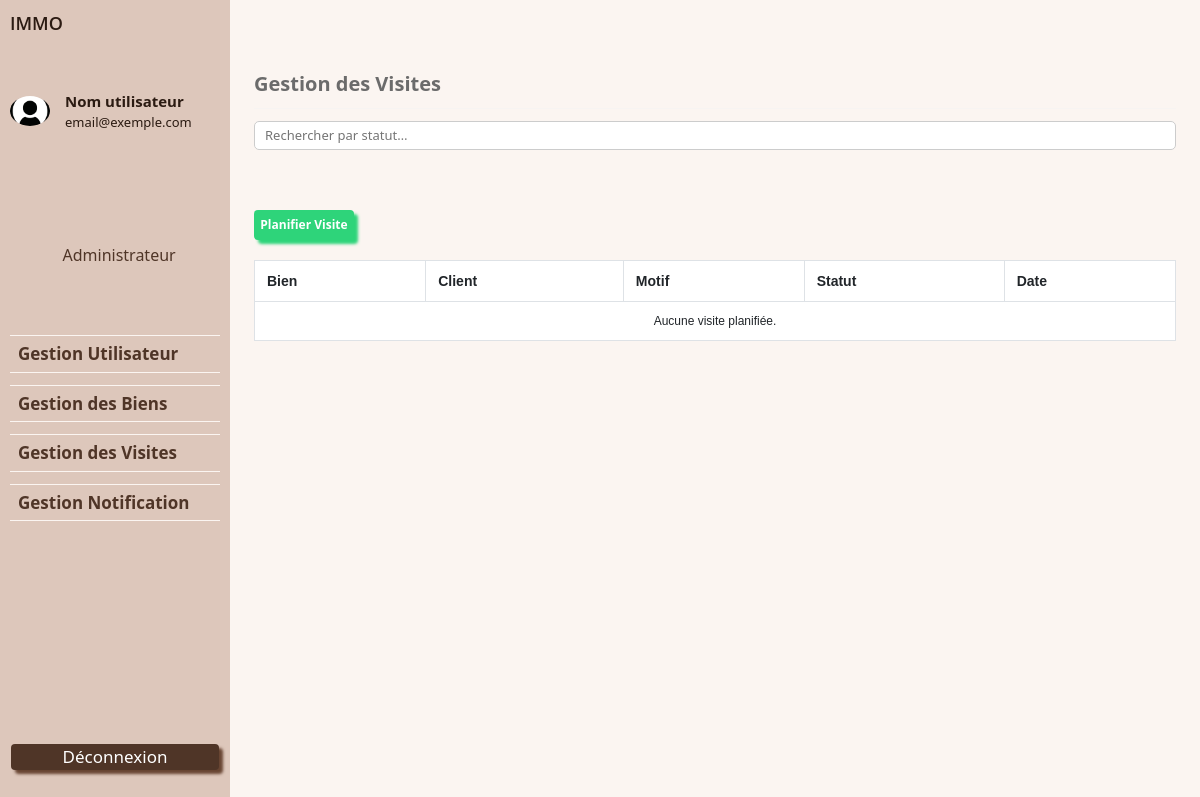
The page /pages/dashboard/gestion_visites.php on the database as committed earlier.
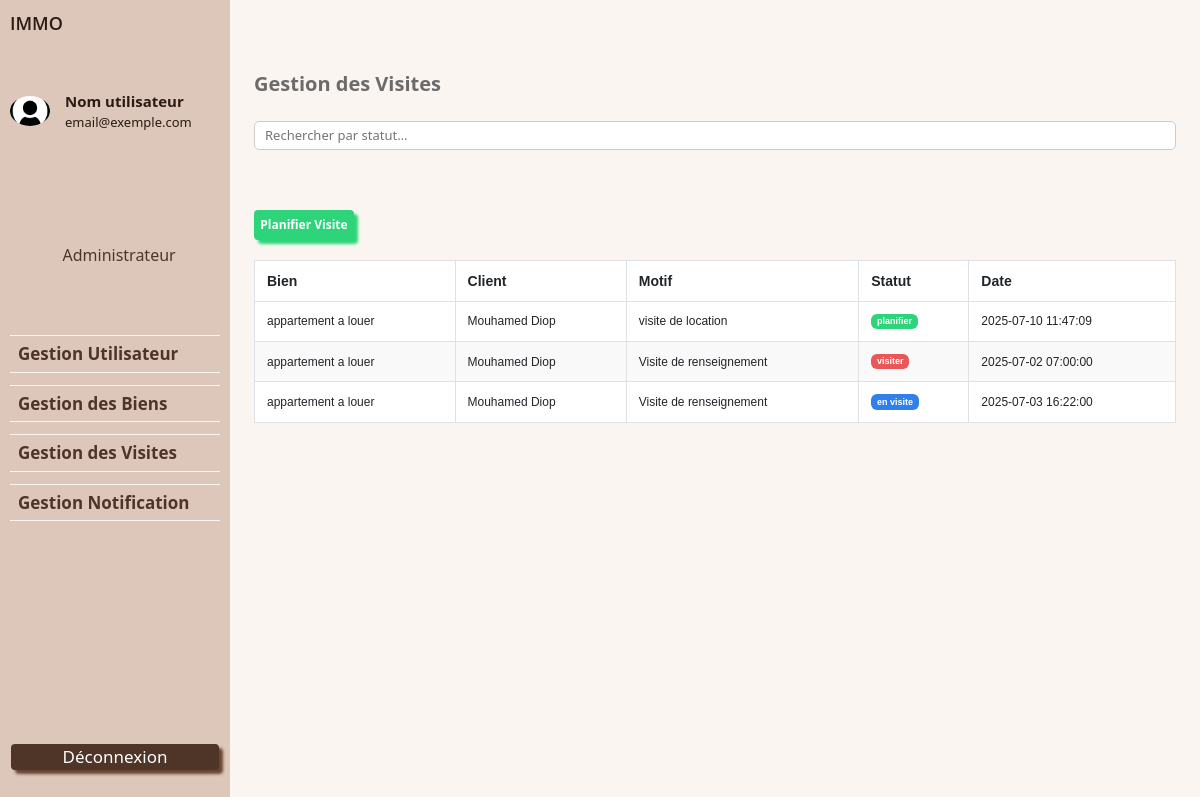
The same page on the database as committed later.
### tables this page shows
CREATE TABLE `visite` (
  `idvisite` int(11) NOT NULL,
  `Date_visite` datetime NOT NULL,
  `statut` varchar(100) NOT NULL,
  `motif_visite` varchar(255) NOT NULL,
  `date_creation` datetime NOT NULL DEFAULT current_timestamp(),
  `idutilisateur` int(11) NOT NULL,
  `idbien` int(11) NOT NULL
);

CREATE TABLE `bien` (
  `idbien` int(11) NOT NULL,
  `titre` varchar(100) NOT NULL,
  `description` text NOT NULL,
  `photo` varchar(255) NOT NULL,
  `type` varchar(100) NOT NULL,
  `surface` double NOT NULL,
  `prix` double NOT NULL,
  `localisation` varchar(255) NOT NULL,
  `status` varchar(100) NOT NULL,
  `date_creation` datetime NOT NULL DEFAULT current_timestamp()
);

CREATE TABLE `utilisateur` (
  `idutilisateur` int(11) NOT NULL,
  `nom` varchar(100) NOT NULL,
  `telephone` int(11) NOT NULL,
  `email` varchar(100) NOT NULL,
  `photo` varchar(255) DEFAULT NULL,
  `mot_de_passe` varchar(255) NOT NULL,
  `role` varchar(6) NOT NULL DEFAULT 'client',
  `actif` tinyint(1) NOT NULL DEFAULT 1,
  `date_inscription` datetime NOT NULL DEFAULT current_timestamp()
);

### CRUD/crud_visite.php (called while the page is built, shortened)
<?php
require_once("con_db.php");
function getnomUtilisateur($id)
{
    $req = "SELECT nom FROM utilisateur WHERE idutilisateur = '$id'";
    global $con;
    $result = $con->query($req);
    if ($result) {
        $row = $result->fetch_assoc();
        return $row['nom'];
    } else {
        echo "Erreur lors de la récupération du nom de l'utilisateur : " . $con->error;
        return false;
    }
}
function getnomBien($id)
{
    $req = "SELECT titre FROM bien WHERE idbien = '$id'";
    global $con;
    $result = $con->query($req);
    if ($result) {
        $row = $result->fetch_assoc();
        return $row['titre'];
    } else {
        echo "Erreur lors de la récupération du titre du bien : " . $con->error;
        return false;
    }
}
function getVisites()
{
    $req = "SELECT * FROM visite";
    global $con;
    $result = $con->query($req);
    if ($result) {
        $visites = [];
        while ($row = $result->fetch_assoc()) {
            $visites[] = $row;
        }
        return $visites;
    } else {
        echo "Erreur lors de la récupération des visites : " . $con->error;
        return false;
    }
}

### pages/dashboard/gestion_visites.php (the view, shortened to what this page needs)
<?php
require_once __DIR__ . '/../../CRUD/crud_visite.php';
require_once("menu.php");
?>
<main class="contenu-dashboard">
  <h1 class="titre-dashboard">Gestion des Visites</h1>
  <hr class="separateur" />
  <div class="zone-recherche">
    <input id="searchInput" type="text" class="barre-recherche" placeholder="Rechercher par statut…" />
    <button class="btn-ajouter" data-bs-toggle="modal" data-bs-target="#planifierModal">
      Planifier Visite
    </button>
  </div>
  <div class="table-responsive">
    <table class="table table-hover table-borderless tableau-biens">
      <thead>
        <tr>
          <th>Bien</th>
          <th>Client</th>
          <th>Motif</th>
          <th>Statut</th>
          <th>Date</th>
        </tr>
      </thead>
      <tbody>
        <?php
        $visites = getVisites();
        if ($visites) {
          foreach ($visites as $v) {
            $bien   = getnomBien($v['idbien']);
            $client = getnomUtilisateur($v['idutilisateur']);
            $idVis  = intval($v['idvisite']);
            $statut = strtolower($v['statut']);
            $classeBadge = '';
            switch ($statut) {
              case 'planifier':
                $classeBadge = 'badge-dispo';
                break;
              case 'en visite':
                $classeBadge = 'badge-visite';
                break;
              case 'visiter':
                $classeBadge = 'badge-indispo';
                break;
            }
            echo "<tr>
      <td>{$bien}</td>
      <td>{$client}</td>
      <td>{$v['motif_visite']}</td>
      <td>
        <button
          class=\"badge {$classeBadge}\"
          style=\"border: none;\"
          data-bs-toggle=\"modal\"
          data-bs-target=\"#modifierModal\"
          data-visite-id=\"{$idVis}\"
          data-visite-date=\"{$v['Date_visite']}\"
          data-visite-statut=\"{$v['statut']}\"
        >
          {$v['statut']}
        </button>
      </td>
      <td>{$v['Date_visite']}</td>
    </tr>";
          }
        } else {
          echo '<tr><td colspan="5" class="text-center">Aucune visite planifiée.</td></tr>';
        }
        ?>
      </tbody>
    </table>
  </div>
</main>
<?php require_once("pied.php"); ?>
<link href="https://cdn.jsdelivr.net/npm/bootstrap@5.3.0/dist/css/bootstrap.min.css" rel="stylesheet">

### pages/dashboard/menu.php (shortened to what this page needs)
<!DOCTYPE html>
<html lang="fr">
<head>
  <link rel="stylesheet" href="https://cdn.jsdelivr.net/npm/bootstrap@5.3.0/dist/css/bootstrap.min.css">
  <link rel="stylesheet" href="../../css/dashboard/menu.css">
  <link rel="stylesheet" href="../../css/dashboard/gestions_bien.css">
  <link rel="stylesheet" href="../../css/dashboard/dashboard-notification.css" />
  <link rel="stylesheet" href="../../css/dashboard/dashboard-notification.css" />
  <link rel="stylesheet" href="../../css/dashboard/envoyer-notification.css">
  <link rel="stylesheet" href="../../css/dashboard/detail-message.css">
  <link rel="stylesheet" href="../../css/dashboard/planifier-visite.css">
</head>
<body>
  <div class="dashboard-container">
    <aside class="menu-gauche">
      <div class="menu-logo">IMMO</div>
      <div class="menu-profil">
        <img src="http://localhost/project_immo/asset/img/profil.jpg" alt="Photo utilisateur" class="profil-photo">
        <div class="profil-info">
          <div class="profil-nom">Nom utilisateur</div>
          <div class="profil-email">email@exemple.com</div>
        </div>
      </div>
      <br>
      <div class="profil-role">Administrateur</div>
      <nav class="menu-links">
        <div class="menu-item"><a href="../dashboard/gestion-utilisateur.php">Gestion Utilisateur</a></div>
        <div class="menu-item"><a href="../dashboard/gestion_biens.php">Gestion des Biens</a></div>
        <div class="menu-item"><a href="../dashboard/gestion_visites.php">Gestion des Visites</a></div>
        <div class="menu-item"><a href="../dashboard/dashboard-notification.php">Gestion Notification</a></div>
      </nav>
      <div class="btn-deconnexion">Déconnexion</div>
    </aside>

### pages/dashboard/pied.php (shortened to what this page needs)
</div>
</body>
</html>

### css/dashboard/menu.css (style rules this page uses)
html, body { height: 100%; margin: 0; padding: 0; font-family: 'Poppins', sans-serif; }
.dashboard-container { display: flex; height: 100vh; }
.menu-gauche { width:230px; background-color: #DDC7BB; padding: 10px; display: flex; flex-direction: column; justify-content: space-between; }
.menu-logo { font-family: 'Open Sans', sans-serif; font-weight: 600; font-size: 18px; color: #2B1B12; width: 26px; height: 12px; }
.menu-profil { display: flex; align-items: center; gap:15px; }
.profil-photo { width: 40px; height:30px; object-fit: cover; border-radius: 50%; }
.profil-info { display: flex; flex-direction: column; }
.profil-nom { font-size:15px; font-weight: 600; color: #2B1B12; }
.profil-email { font-size:13px; color: #2B1B12; }
.profil-role { font-size:16px; font-weight:500; color: #4F3527; margin-left:25%; margin-top:-50px; }
.menu-links { display: flex; flex-direction: column; gap: 12px; margin-bottom:150px; }
.menu-item { font-size:17px; font-weight:500; color: #4F3527; cursor: pointer; border-top: 0.48px solid #FBF5F1; border-bottom: 0.48px solid #FBF5F1; }
.menu-item a { text-decoration: none; color: #4F3527; font-weight:700; display: block; padding: 5px 8px; }
.btn-deconnexion { font-size:17px; color:white; background-color: #4F3527; margin:5px 1px 5px 1px; cursor: pointer; text-align: center; margin-bottom:20px; border-radius: 4px; box-shadow: #684532 4px 4px 3px; }
.contenu-dashboard { flex: 1; background-color: #FBF5F1; padding: 32px 24px; overflow-y: auto; }
.titre-dashboard { margin-top: 40px; font-weight: 700; font-size:20px; color: #6B6B6B; margin-bottom: 12px; }
.separateur { border: none; border-top: 1px solid #EBEFF2; margin: 12px 0; }
.zone-recherche { display: flex; flex-direction: column; gap: 10px; margin-bottom: 20px; }
.barre-recherche { width: 100%; height: 28.84px; padding: 4px 10px; border-radius: 5px; border: 1px solid #ccc; font-size: 13px; }
.btn-ajouter { margin-top:50px; width: 100px; height: 30px; background-color: #2ED47A; border: none; border-radius: 4px; color: white; font-size: 12px; font-weight: bold; cursor: pointer; align-self: flex-start; box-shadow: #2ED47A 4px 4px 3px; }

### css/dashboard/gestions_bien.css (style rules this page uses)
.tableau-biens td { font-size: 12px; vertical-align: middle; }
.badge { padding: 2px 6px; border-radius: 10px; font-size: 11px; color: white; cursor: pointer; }
.badge-visite { background-color: #2F80ED; }
.badge-dispo { background-color: #2ED47A; }
.badge-indispo { background-color: #EB5757; }

### css/dashboard/dashboard-notification.css (style rules this page uses)
.contenu-dashboard { flex: 1; background-color: #FBF5F1; padding: 32px 24px; overflow-y: auto; }
.titre-dashboard { margin-top: 40px; font-weight: 700; font-size: 20px; color: #6B6B6B; margin-bottom: 12px; }
.separateur { border: none; border-top: 1px solid #EBEFF2; margin: 12px 0; }
.zone-recherche { display: flex; flex-direction: column; gap: 10px; margin-bottom: 20px; }
.barre-recherche { width: 100%; height: 28.84px; padding: 4px 10px; border-radius: 5px; border: 1px solid #ccc; font-size: 13px; }
.table { width: 100%; border-collapse: collapse; font-family: Arial, sans-serif; font-size: 14px; }
.table thead { background-color: #f5f5f5; }
.table thead th { padding: 12px; border: 1px solid #dee2e6; text-align: left; font-weight: bold; }
.table tbody td { padding: 12px; border: 1px solid #dee2e6; background-color: #ffffff; }
.table tbody tr:nth-child(even) td { background-color: #f9f9f9; }
.table-responsive { overflow-x: auto; margin-top: 20px; }

### css/dashboard/envoyer-notification.css (style rules this page uses)
.contenu-dashboard { flex: 1; background-color: #FBF5F1; padding: 32px 24px; overflow-y: auto; }
.titre-dashboard { margin-top: 40px; font-weight: 700; font-size:20px; color: #6B6B6B; margin-bottom: 12px; }
.separateur { border: none; border-top: 1px solid #EBEFF2; margin: 12px 0; }
.zone-recherche { display: flex; gap: 15px; margin-bottom: 20px; }
.table { width: 100%; border-collapse: collapse; font-family: Arial, sans-serif; font-size: 14px; }
.table thead { background-color: #f5f5f5; }
.table thead th { padding: 12px; border: 1px solid #dee2e6; text-align: left; font-weight: bold; }
.table tbody td { padding: 12px; border: 1px solid #dee2e6; background-color: #ffffff; }
.table tbody tr:nth-child(even) td { background-color: #f9f9f9; }
.table-responsive { overflow-x: auto; margin-top: 20px; }

Rows that differ between the two databases and show on the page:
added visite: idbien.titre "appartement a louer", idutilisateur.nom "Mouhamed Diop", motif_visite "visite de location", statut "planifier", Date_visite "2025-07-10 11:47:09"
added visite: idbien.titre "appartement a louer", idutilisateur.nom "Mouhamed Diop", motif_visite "Visite de renseignement", statut "visiter", Date_visite "2025-07-02 07:00:00"
added visite: idbien.titre "appartement a louer", idutilisateur.nom "Mouhamed Diop", motif_visite "Visite de renseignement", statut "en visite", Date_visite "2025-07-03 16:22:00"
Other text that changed with them:
text no longer shown: "Aucune visite planifiée."
